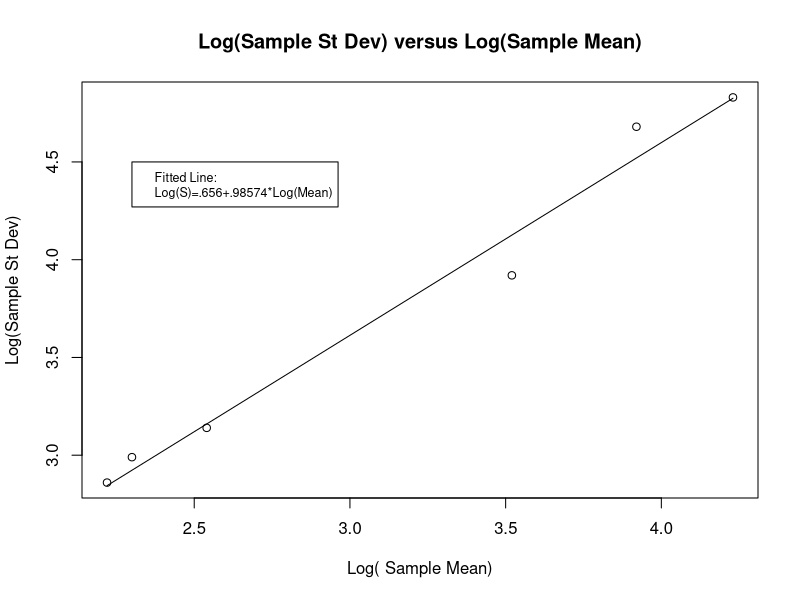

This chart was generated by the following R code:
x = c(3.52,4.23,3.92,2.22,2.30,2.54)  
y = c(3.92,4.83,4.68,2.86,2.99,3.14) 
postscript("u:/meth2/output/crabpowertrans.ps",height=8,horizontal=F)
reg.fit = lm(y~x)
summary(reg.fit)
z = .656+.98574*x
plot(x,y,type="p",main="Log(Sample St Dev) versus Log(Sample Mean)",
xlab="Log( Sample Mean)",ylab="Log(Sample St Dev)") 
matlines(x,z,type="l",main="Log(Sample St Dev) versus Log(Sample Mean)",
xlab="Log( Sample Mean)",ylab="Log(Sample St Dev)") 
legend(2.3,4.5,c("Fitted Line:","Log(S)=.656+.98574*Log(Mean)"),cex=.75)
graphics.off()
